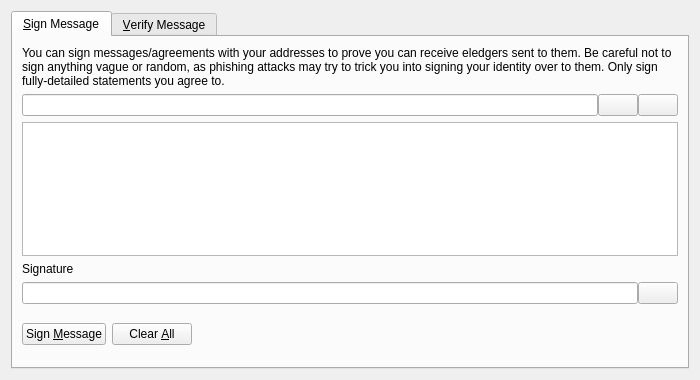
<?xml version="1.0" encoding="UTF-8"?>
<ui version="4.0">
 <class>SignVerifyMessageDialog</class>
 <widget class="QDialog" name="SignVerifyMessageDialog">
  <property name="geometry">
   <rect>
    <x>0</x>
    <y>0</y>
    <width>700</width>
    <height>380</height>
   </rect>
  </property>
  <property name="windowTitle">
   <string>Signatures - Sign / Verify a Message</string>
  </property>
  <property name="modal">
   <bool>true</bool>
  </property>
  <layout class="QVBoxLayout" name="verticalLayout">
   <item>
    <widget class="QTabWidget" name="tabWidget">
     <property name="currentIndex">
      <number>0</number>
     </property>
     <widget class="QWidget" name="tabSignMessage">
      <attribute name="title">
       <string>&amp;Sign Message</string>
      </attribute>
      <layout class="QVBoxLayout" name="verticalLayout_SM">
       <item>
        <widget class="QLabel" name="infoLabel_SM">
         <property name="text">
          <string>You can sign messages/agreements with your addresses to prove you can receive eledgers sent to them. Be careful not to sign anything vague or random, as phishing attacks may try to trick you into signing your identity over to them. Only sign fully-detailed statements you agree to.</string>
         </property>
         <property name="textFormat">
          <enum>Qt::PlainText</enum>
         </property>
         <property name="wordWrap">
          <bool>true</bool>
         </property>
        </widget>
       </item>
       <item>
        <layout class="QHBoxLayout" name="horizontalLayout_1_SM">
         <property name="spacing">
          <number>0</number>
         </property>
         <item>
          <widget class="QValidatedLineEdit" name="addressIn_SM">
           <property name="toolTip">
            <string>The Bitcoin address to sign the message with</string>
           </property>
          </widget>
         </item>
         <item>
          <widget class="QPushButton" name="addressBookButton_SM">
           <property name="toolTip">
            <string>Choose previously used address</string>
           </property>
           <property name="text">
            <string/>
           </property>
           <property name="icon">
            <iconset resource="../bitcoin.qrc">
             <normaloff>:/icons/address-book</normaloff>:/icons/address-book</iconset>
           </property>
           <property name="shortcut">
            <string>Alt+A</string>
           </property>
           <property name="autoDefault">
            <bool>false</bool>
           </property>
          </widget>
         </item>
         <item>
          <widget class="QPushButton" name="pasteButton_SM">
           <property name="toolTip">
            <string>Paste address from clipboard</string>
           </property>
           <property name="text">
            <string/>
           </property>
           <property name="icon">
            <iconset resource="../bitcoin.qrc">
             <normaloff>:/icons/editpaste</normaloff>:/icons/editpaste</iconset>
           </property>
           <property name="shortcut">
            <string>Alt+P</string>
           </property>
           <property name="autoDefault">
            <bool>false</bool>
           </property>
          </widget>
         </item>
        </layout>
       </item>
       <item>
        <widget class="QPlainTextEdit" name="messageIn_SM">
         <property name="toolTip">
          <string>Enter the message you want to sign here</string>
         </property>
        </widget>
       </item>
       <item>
        <widget class="QLabel" name="signatureLabel_SM">
         <property name="text">
          <string>Signature</string>
         </property>
         <property name="textFormat">
          <enum>Qt::PlainText</enum>
         </property>
        </widget>
       </item>
       <item>
        <layout class="QHBoxLayout" name="horizontalLayout_2_SM">
         <property name="spacing">
          <number>0</number>
         </property>
         <item>
          <widget class="QLineEdit" name="signatureOut_SM">
           <property name="font">
            <font>
             <italic>true</italic>
            </font>
           </property>
           <property name="readOnly">
            <bool>true</bool>
           </property>
          </widget>
         </item>
         <item>
          <widget class="QPushButton" name="copySignatureButton_SM">
           <property name="toolTip">
            <string>Copy the current signature to the system clipboard</string>
           </property>
           <property name="text">
            <string/>
           </property>
           <property name="icon">
            <iconset resource="../bitcoin.qrc">
             <normaloff>:/icons/editcopy</normaloff>:/icons/editcopy</iconset>
           </property>
           <property name="autoDefault">
            <bool>false</bool>
           </property>
          </widget>
         </item>
        </layout>
       </item>
       <item>
        <layout class="QHBoxLayout" name="horizontalLayout_3_SM">
         <item>
          <widget class="QPushButton" name="signMessageButton_SM">
           <property name="toolTip">
            <string>Sign the message to prove you own this Eledger address</string>
           </property>
           <property name="text">
            <string>Sign &amp;Message</string>
           </property>
           <property name="icon">
            <iconset resource="../bitcoin.qrc">
             <normaloff>:/icons/edit</normaloff>:/icons/edit</iconset>
           </property>
           <property name="autoDefault">
            <bool>false</bool>
           </property>
          </widget>
         </item>
         <item>
          <widget class="QPushButton" name="clearButton_SM">
           <property name="toolTip">
            <string>Reset all sign message fields</string>
           </property>
           <property name="text">
            <string>Clear &amp;All</string>
           </property>
           <property name="icon">
            <iconset resource="../bitcoin.qrc">
             <normaloff>:/icons/remove</normaloff>:/icons/remove</iconset>
           </property>
           <property name="autoDefault">
            <bool>false</bool>
           </property>
          </widget>
         </item>
         <item>
          <spacer name="horizontalSpacer_1_SM">
           <property name="orientation">
            <enum>Qt::Horizontal</enum>
           </property>
           <property name="sizeHint" stdset="0">
            <size>
             <width>40</width>
             <height>48</height>
            </size>
           </property>
          </spacer>
         </item>
         <item>
          <widget class="QLabel" name="statusLabel_SM">
           <property name="font">
            <font>
             <weight>75</weight>
             <bold>true</bold>
            </font>
           </property>
           <property name="text">
            <string/>
           </property>
           <property name="wordWrap">
            <bool>true</bool>
           </property>
          </widget>
         </item>
         <item>
          <spacer name="horizontalSpacer_2_SM">
           <property name="orientation">
            <enum>Qt::Horizontal</enum>
           </property>
           <property name="sizeHint" stdset="0">
            <size>
             <width>40</width>
             <height>48</height>
            </size>
           </property>
          </spacer>
         </item>
        </layout>
       </item>
      </layout>
     </widget>
     <widget class="QWidget" name="tabVerifyMessage">
      <attribute name="title">
       <string>&amp;Verify Message</string>
      </attribute>
      <layout class="QVBoxLayout" name="verticalLayout_VM">
       <item>
        <widget class="QLabel" name="infoLabel_VM">
         <property name="text">
          <string>Enter the receiver's address, message (ensure you copy line breaks, spaces, tabs, etc. exactly) and signature below to verify the message. Be careful not to read more into the signature than what is in the signed message itself, to avoid being tricked by a man-in-the-middle attack. Note that this only proves the signing party receives with the address, it cannot prove sendership of any transaction!</string>
         </property>
         <property name="textFormat">
          <enum>Qt::PlainText</enum>
         </property>
         <property name="alignment">
          <set>Qt::AlignLeading|Qt::AlignLeft|Qt::AlignTop</set>
         </property>
         <property name="wordWrap">
          <bool>true</bool>
         </property>
        </widget>
       </item>
       <item>
        <layout class="QHBoxLayout" name="horizontalLayout_1_VM">
         <property name="spacing">
          <number>0</number>
         </property>
         <item>
          <widget class="QValidatedLineEdit" name="addressIn_VM">
           <property name="toolTip">
            <string>The Eledger address the message was signed with</string>
           </property>
          </widget>
         </item>
         <item>
          <widget class="QPushButton" name="addressBookButton_VM">
           <property name="toolTip">
            <string>Choose previously used address</string>
           </property>
           <property name="text">
            <string/>
           </property>
           <property name="icon">
            <iconset resource="../bitcoin.qrc">
             <normaloff>:/icons/address-book</normaloff>:/icons/address-book</iconset>
           </property>
           <property name="shortcut">
            <string>Alt+A</string>
           </property>
           <property name="autoDefault">
            <bool>false</bool>
           </property>
          </widget>
         </item>
        </layout>
       </item>
       <item>
        <widget class="QPlainTextEdit" name="messageIn_VM"/>
       </item>
       <item>
        <widget class="QValidatedLineEdit" name="signatureIn_VM"/>
       </item>
       <item>
        <layout class="QHBoxLayout" name="horizontalLayout_2_VM">
         <item>
          <widget class="QPushButton" name="verifyMessageButton_VM">
           <property name="toolTip">
            <string>Verify the message to ensure it was signed with the specified Eledger address</string>
           </property>
           <property name="text">
            <string>Verify &amp;Message</string>
           </property>
           <property name="icon">
            <iconset resource="../bitcoin.qrc">
             <normaloff>:/icons/transaction_0</normaloff>:/icons/transaction_0</iconset>
           </property>
           <property name="autoDefault">
            <bool>false</bool>
           </property>
          </widget>
         </item>
         <item>
          <widget class="QPushButton" name="clearButton_VM">
           <property name="toolTip">
            <string>Reset all verify message fields</string>
           </property>
           <property name="text">
            <string>Clear &amp;All</string>
           </property>
           <property name="icon">
            <iconset resource="../bitcoin.qrc">
             <normaloff>:/icons/remove</normaloff>:/icons/remove</iconset>
           </property>
           <property name="autoDefault">
            <bool>false</bool>
           </property>
          </widget>
         </item>
         <item>
          <spacer name="horizontalSpacer_1_VM">
           <property name="orientation">
            <enum>Qt::Horizontal</enum>
           </property>
           <property name="sizeHint" stdset="0">
            <size>
             <width>40</width>
             <height>48</height>
            </size>
           </property>
          </spacer>
         </item>
         <item>
          <widget class="QLabel" name="statusLabel_VM">
           <property name="font">
            <font>
             <weight>75</weight>
             <bold>true</bold>
            </font>
           </property>
           <property name="text">
            <string/>
           </property>
           <property name="wordWrap">
            <bool>true</bool>
           </property>
          </widget>
         </item>
         <item>
          <spacer name="horizontalSpacer_2_VM">
           <property name="orientation">
            <enum>Qt::Horizontal</enum>
           </property>
           <property name="sizeHint" stdset="0">
            <size>
             <width>40</width>
             <height>48</height>
            </size>
           </property>
          </spacer>
         </item>
        </layout>
       </item>
      </layout>
     </widget>
    </widget>
   </item>
  </layout>
 </widget>
 <customwidgets>
  <customwidget>
   <class>QValidatedLineEdit</class>
   <extends>QLineEdit</extends>
   <header>qvalidatedlineedit.h</header>
  </customwidget>
 </customwidgets>
 <resources>
  <include location="../bitcoin.qrc"/>
 </resources>
 <connections/>
</ui>
